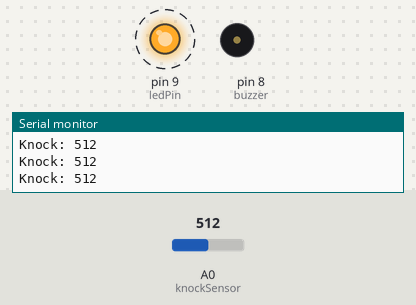
A sketch run on a simulated Arduino Uno, built with avr-gcc and run on an emulated ATmega328P. On the bench: output pins drawn as LEDs (lit = HIGH), buzzer (waves = sounding), the last lines printed to the serial monitor. Dashed ring = blinking. The test bench sets the inputs (shaded band); at power-on: A0 (knockSensor) = 512.

Above: at 0.9 s.
1.3 s: A0 (knockSensor) set to 111
At 2.6 s:
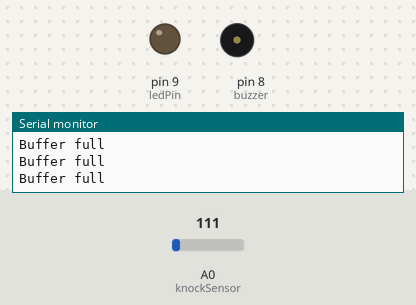
4.3 s: A0 (knockSensor) set to 94
At 6.5 s:
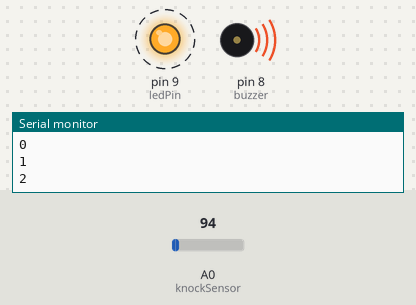
7.3 s: A0 (knockSensor) set to 110
10.3 s: A0 (knockSensor) set to 90
At 12.49 s:
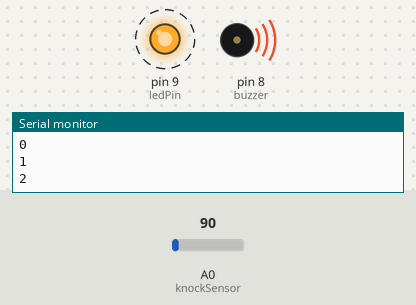
13.3 s: A0 (knockSensor) set to 122
Timing chart, 0 to 17.0 s (numbered marks = the images above; inputs shaded):
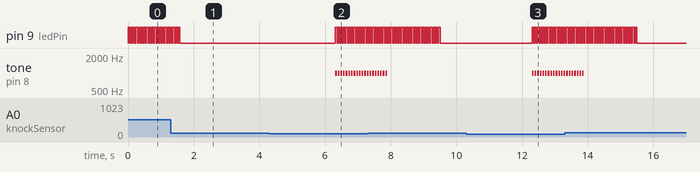

The sketch:

knock_back_sketch.ino
```cpp
/* Echoing Knock Sensor

 This sketch reads a piezo element to detect a knocking sound.
 It reads an analog pin and compares the result to a set threshold.
 If the result is greater than the threshold, it stores the value of millis() to an array.
 Following a defined period without additional knocks, the knocks are replayed by the device.

 Created by Dan Nicholson <http://dannicholson.co.uk>
 Based on "Knock Sensor" created 25 Mar 2007 by David Cuartielles <http://www.0j0.org> modified 30 Aug 2011 by Tom Igoe

 This code is in the public domain.

 */

// these constants won't change:
const int ledPin = 9;      			// led connected to digital pin
const int buzzer = 8;                           // output buzzer connected to digital pin.
const int knockSensor = A0; 			// the piezo is connected to analog pin 0
const int threshold = 100;  			// threshold value to decide when the detected sound is a knock or not
const int arraySize = 20;			// Size of knock array (you can remove this in the functions and use sizeof() if you prefer)
const int replayWait = 2000; 			// Number of milliseconds to wait before replaying knock pattern

// these variables will change:
int sensorReading = 0;      			// variable to store the value read from the sensor pin
unsigned long knocks[arraySize];	        // Knock 'buffer' - stores timing of each knock ready for replaying.
int knockPos = 0; 				// Current position within knocks array
unsigned long lastKnock = false;	        // Time of last knock

void setup() {
  pinMode(ledPin, OUTPUT); 			// declare the ledPin as as OUTPUT
  pinMode(buzzer, OUTPUT);                      // declare buzzer pin as OUTPUT
  Serial.begin(9600);       			// use the serial port
}

void loop() {
  sensorReading = analogRead(knockSensor); // read the sensor
  if (lastKnock && (lastKnock + replayWait) < millis()) replayKnocks(); // Replay knocks if last knock was older than the defined wait time
  else if (sensorReading >= threshold) handleKnock(sensorReading); // If knock detected, handle
  delay(30);
}

void handleKnock(int reading)
{
  lastKnock = millis();
  if (knockPos < arraySize)
  {
    knocks[knockPos++] = lastKnock; // Store timing and increment position variable
    flash(false);
    // Debug output
    Serial.print("Knock: ");
    Serial.println(reading);
  }
  else
  {
    Serial.println("Buffer full");
  }
}
void flash(boolean buzz)
{
  digitalWrite(ledPin, HIGH);   // turn the LED on (HIGH is the voltage level)
  if (buzz) tone(buzzer, 1000);
  delay(50);
  digitalWrite(ledPin, LOW);   // turn the LED off (LOW is the voltage level)
  if (buzz) noTone(buzzer);
}
void replayKnocks()
{
  int i;
  lastKnock = false;
  Serial.println("Replaying");
  for (i = 0; i < knockPos; i = i + 1)
  {
    int prev = i-1;
    if(prev < 0) prev = 0;
    unsigned long d = (knocks[i] - knocks[prev]);
    if (d > 50) d = d-50;
    delay(d);
    Serial.println(i);
    flash(true);
  }
  knockPos = 0; // reset pointer;
}
```

Measured:
- the behaviour switches between 100 and 99 on A0 (knockSensor) (found by bisection; images 1 and 2)
- after the input at 4.3 s, pin 9 (ledPin): alternates HIGH for 0.05 s and LOW for 0.03 s, starting after 2.0 s; tone on pin 8 (buzzer): alternates 1000 Hz for 0.05 s and silent for 0.03 s, starting after 2.0 s
- after the input at 10.3 s, pin 9 (ledPin): alternates HIGH for 0.05 s and LOW for 0.03 s, starting after 2.0 s; tone on pin 8 (buzzer): alternates 1000 Hz for 0.05 s and silent for 0.03 s, starting after 2.0 s
- by itself, pin 9 (ledPin): alternates HIGH for 0.05 s and LOW for 0.03 s, 7 changes in all, then stays LOW
